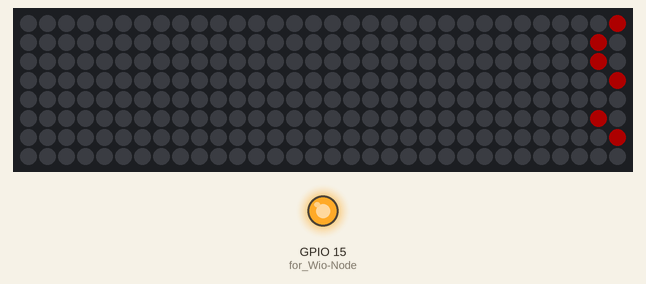
Simulated run of this sketch. Board: ESP8266 (NodeMCU). Shown: 32×8 RGB LED matrix (first LED top left, wired row by row), output pins drawn as LEDs (lit = HIGH). Dim RGB values are drawn brighter than linear.

Above: at 0.14 s.
At 5.11 s:
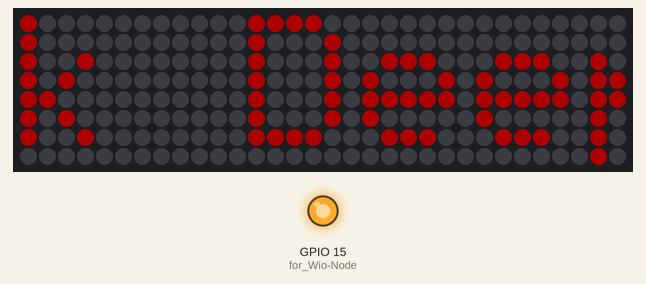
At 10.08 s:
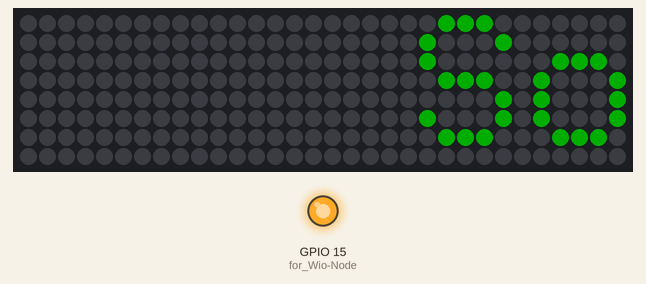
At 20.01 s:
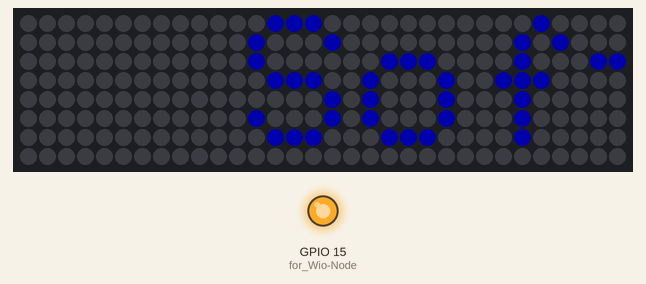
At 29.94 s:
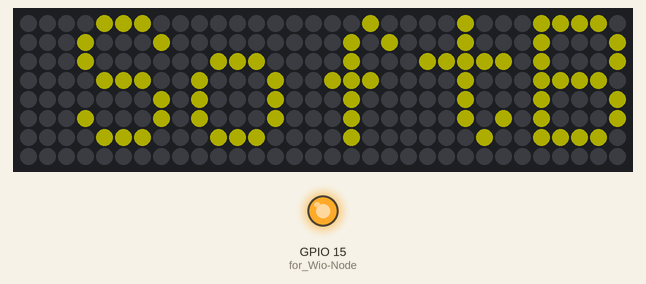
At 39.88 s:
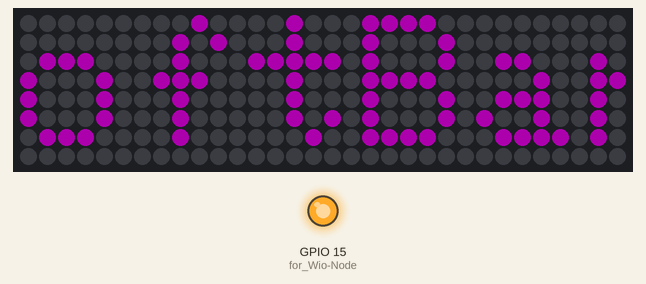

The sketch:

wionode-006_256LED.ino
```cpp
#include <Adafruit_GFX.h>
#include <Adafruit_NeoMatrix.h>
#include <Adafruit_NeoPixel.h>
#include <ESP8266WiFi.h>

#define PIN 5

Adafruit_NeoMatrix matrix = Adafruit_NeoMatrix(32, 8, PIN,  // wide x high = 32 x 8
  NEO_MATRIX_BOTTOM    + NEO_MATRIX_RIGHT +
  NEO_MATRIX_COLUMNS + NEO_MATRIX_ZIGZAG,
  NEO_GRB            + NEO_KHZ800);

const uint16_t colors[] = {
  matrix.Color(255, 0, 0),
  matrix.Color(0, 255, 0),
  matrix.Color(0, 0, 255),
  matrix.Color(255, 255, 0),
  matrix.Color(255, 0, 255),
  matrix.Color(0, 255, 255),
  matrix.Color(255, 255, 255)
};

void setup() {
  pinMode(15, OUTPUT);     // for Wio-Node
  digitalWrite(15, 1);     // for Wio-Node
  WiFi.disconnect();       // to disable Wi-Fi
  WiFi.mode(WIFI_OFF);     // to disable Wi-Fi
  WiFi.forceSleepBegin();  // to disable Wi-Fi
  matrix.begin();
  matrix.setTextWrap(false);
  matrix.setBrightness(50);  // brightness [5 - 50]
  matrix.setTextColor(colors[0]);
}

int x = matrix.width();
int pass = 0;

void loop() {
  matrix.fillScreen(0);
  matrix.setCursor(x, 0);
//  matrix.print(F("SIerIoTLT x TechNight @SoftBank"));  // text message
  matrix.print(F("SoftBank DeepTech"));  // text message
//                12345678901234567890123456789012345678901234567890
  if(--x < -102)  // 6 x 17 = 102    = 6LED x (# of letters)
  {
    x = matrix.width();
    if(++pass >= 7) pass = 0;  // # of Colors
    matrix.setTextColor(colors[pass]);
  }
  matrix.show();
  delay(60);  //
}
```
